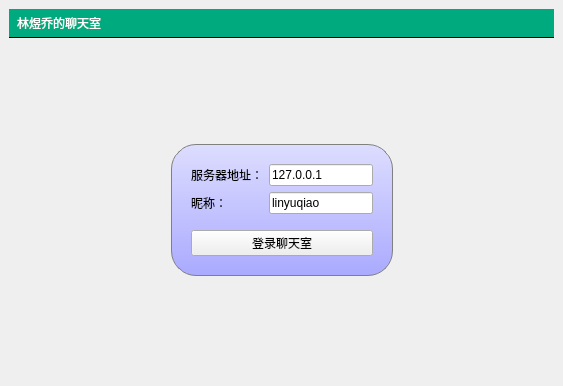
<?xml version="1.0" encoding="UTF-8"?>
<ui version="4.0">
 <class>MainWindow</class>
 <widget class="QMainWindow" name="MainWindow">
  <property name="geometry">
   <rect>
    <x>0</x>
    <y>0</y>
    <width>563</width>
    <height>386</height>
   </rect>
  </property>
  <property name="windowTitle">
   <string>服务器客户端</string>
  </property>
  <property name="styleSheet">
   <string notr="true">#titleLabel{
background:white;
border:none;
border-bottom:1px solid black;
padding:5px;
font:24pt&quot;黑体&quot;;
color:rgb(255,255,255);
background-color:rgba(0,170,127,255);
}

#mainFrame{
border:none;
background:white;
}

#loginFrame{
background:qlineargradient(x1: 0,y1: 0,x2: 0,y2: 1,stop: 0 #ddf,stop: 1 #aaf);
border:1px solid gray;
padding:10px;
border-radius:25px;
}</string>
  </property>
  <widget class="QWidget" name="centralwidget">
   <layout class="QVBoxLayout" name="verticalLayout">
    <item>
     <widget class="QLabel" name="titleLabel">
      <property name="styleSheet">
       <string notr="true"/>
      </property>
      <property name="text">
       <string>林煜乔的聊天室</string>
      </property>
     </widget>
    </item>
    <item>
     <widget class="QStackedWidget" name="stackedWidget">
      <property name="styleSheet">
       <string notr="true"/>
      </property>
      <property name="currentIndex">
       <number>1</number>
      </property>
      <widget class="QWidget" name="ChatPage">
       <layout class="QGridLayout" name="gridLayout_4">
        <item row="0" column="0">
         <layout class="QHBoxLayout" name="horizontalLayout">
          <item>
           <widget class="QTextEdit" name="roomtextedit"/>
          </item>
          <item>
           <widget class="QListWidget" name="userlistwidget">
            <property name="maximumSize">
             <size>
              <width>120</width>
              <height>16777215</height>
             </size>
            </property>
           </widget>
          </item>
         </layout>
        </item>
        <item row="1" column="0">
         <layout class="QHBoxLayout" name="horizontalLayout_2">
          <item>
           <widget class="QLineEdit" name="sayLineEdit"/>
          </item>
          <item>
           <widget class="QPushButton" name="sayButton">
            <property name="text">
             <string>发送</string>
            </property>
           </widget>
          </item>
          <item>
           <widget class="QPushButton" name="logoutButton">
            <property name="text">
             <string>退出</string>
            </property>
           </widget>
          </item>
         </layout>
        </item>
       </layout>
      </widget>
      <widget class="QWidget" name="LoginPage">
       <layout class="QGridLayout" name="gridLayout_3">
        <item row="0" column="1">
         <spacer name="verticalSpacer_2">
          <property name="orientation">
           <enum>Qt::Orientation::Vertical</enum>
          </property>
          <property name="sizeHint" stdset="0">
           <size>
            <width>20</width>
            <height>96</height>
           </size>
          </property>
         </spacer>
        </item>
        <item row="1" column="0">
         <spacer name="horizontalSpacer">
          <property name="orientation">
           <enum>Qt::Orientation::Horizontal</enum>
          </property>
          <property name="sizeHint" stdset="0">
           <size>
            <width>158</width>
            <height>20</height>
           </size>
          </property>
         </spacer>
        </item>
        <item row="1" column="1">
         <widget class="QFrame" name="loginFrame">
          <property name="frameShape">
           <enum>QFrame::Shape::StyledPanel</enum>
          </property>
          <property name="frameShadow">
           <enum>QFrame::Shadow::Raised</enum>
          </property>
          <layout class="QGridLayout" name="gridLayout_2">
           <item row="0" column="0">
            <layout class="QVBoxLayout" name="verticalLayout_2">
             <item>
              <layout class="QGridLayout" name="gridLayout">
               <item row="0" column="0">
                <widget class="QLabel" name="label_2">
                 <property name="text">
                  <string>服务器地址：</string>
                 </property>
                </widget>
               </item>
               <item row="0" column="1">
                <widget class="QLineEdit" name="serverEdit">
                 <property name="text">
                  <string>127.0.0.1</string>
                 </property>
                </widget>
               </item>
               <item row="1" column="0">
                <widget class="QLabel" name="label">
                 <property name="text">
                  <string>昵称：</string>
                 </property>
                </widget>
               </item>
               <item row="1" column="1">
                <widget class="QLineEdit" name="usernameEdit">
                 <property name="text">
                  <string>linyuqiao</string>
                 </property>
                </widget>
               </item>
              </layout>
             </item>
             <item>
              <spacer name="verticalSpacer">
               <property name="orientation">
                <enum>Qt::Orientation::Vertical</enum>
               </property>
               <property name="sizeType">
                <enum>QSizePolicy::Policy::Fixed</enum>
               </property>
               <property name="sizeHint" stdset="0">
                <size>
                 <width>20</width>
                 <height>10</height>
                </size>
               </property>
              </spacer>
             </item>
             <item>
              <widget class="QPushButton" name="Loginbutton">
               <property name="text">
                <string>登录聊天室</string>
               </property>
              </widget>
             </item>
            </layout>
           </item>
          </layout>
         </widget>
        </item>
        <item row="1" column="2">
         <spacer name="horizontalSpacer_2">
          <property name="orientation">
           <enum>Qt::Orientation::Horizontal</enum>
          </property>
          <property name="sizeHint" stdset="0">
           <size>
            <width>157</width>
            <height>20</height>
           </size>
          </property>
         </spacer>
        </item>
        <item row="2" column="1">
         <spacer name="verticalSpacer_3">
          <property name="orientation">
           <enum>Qt::Orientation::Vertical</enum>
          </property>
          <property name="sizeHint" stdset="0">
           <size>
            <width>20</width>
            <height>97</height>
           </size>
          </property>
         </spacer>
        </item>
       </layout>
      </widget>
     </widget>
    </item>
   </layout>
   <zorder>stackedWidget</zorder>
   <zorder>titleLabel</zorder>
  </widget>
 </widget>
 <resources/>
 <connections/>
</ui>
